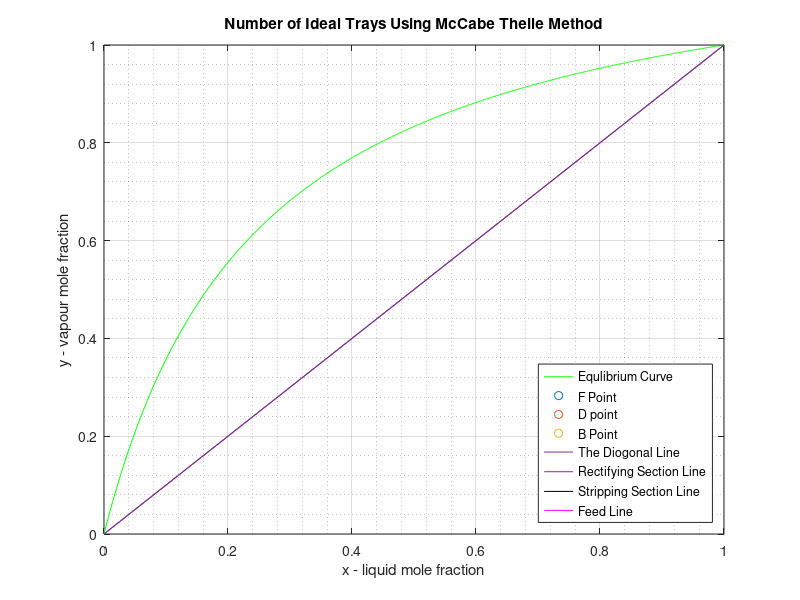

This chart was generated by the following MATLAB code: (Note: this script raises an error after producing the figure.)
% Calculation of binary distillation using McCabe - Thiele method

%Made By: Ahmad M. Hasssan


 %Inputs
alpha = input('Enter the relative volatility (alpha): ');
q = input('Enter feed quality factor (q): ');
zf = input('Enter mole fraction in the feed (zF): ');
xd = input('Enter distillate mole fraction (xD): ');
xb = input('Enter bottom mole fraction (xB): ');
R = input('Enter reflux ratio (R): ');

%Feed point intersection
xq = ((R+1)*zf + (q-1)*xd) / (R+q); %The point of three lines intersection in x-axis
yq = (R*zf + q*xd) / (R + q); %The point of three lines intersection in y-axis

%plotting the equlibrium curve
figure
x = linspace(0, 1, 1000);
y = (alpha .* x) ./ (1 + (alpha-1).*x);
plot(x,y,'g')
hold on
axis([0 1 0 1]);

plot(zf,zf,'o') %F point
plot(xd,xd,'o') %D point
plot(xb,xb,'o') %B point

%Diagonal line
line ([0 1],[0 1])

%Plotting operating lines
line ([0 1],[0 1]) % Plotting the diogonal line
line([xd xq],[xd yq],'color',[0 0 0]); %Rectifying section line
line([xb xq],[xb yq],'color',[1 0 1]); %Stripping section line
line([zf xq],[zf yq],'color',[1 0 0]); %Feed line
grid on
grid minor

%Number of stages calculation:

y_ROL = @(x) (R/(R+1))*x + xd/(R+1); %Rectifying section line equation
mS = (yq - xb)/(xq - xb); %slope of stripping section line
y_SOL = @(x) mS*(x-xb) + xb; %Stripping section line equation

x_curr = xd;
y_curr = xd;
trays = 0;

while x_curr > xb
    % Horizontal to equilibrium curve
    y_next = y_curr;
    x_next = y_next / (alpha + (1 - alpha) * y_next);
    plot([x_curr x_next], [y_curr y_curr], 'k')

    % Vertical to operating line
    if x_next >= xq
        y_curr = y_ROL(x_next);
    else
        y_curr = y_SOL(x_next);
    end
    plot([x_next x_next], [y_next y_curr], 'k')

    % Update values
    x_curr = x_next;
    trays = trays + 1;
end
xlabel('x - liquid mole fraction')
ylabel('y - vapour mole fraction')
title('Number of Ideal Trays Using McCabe Theile Method')
legend('Equlibrium Curve','F Point','D point','B Point','The Diogonal Line'
,'Rectifying Section Line','Stripping Section Line','Feed Line','location','southeast')

fprintf('\n  Number of ideal trays = %1.d trays\n',trays)

%Calculate minimum number of trays
minimum_trays(alpha,xd,xb)

%Calculate minimum reflux ratio
min_reflux(alpha,zf,xd)
